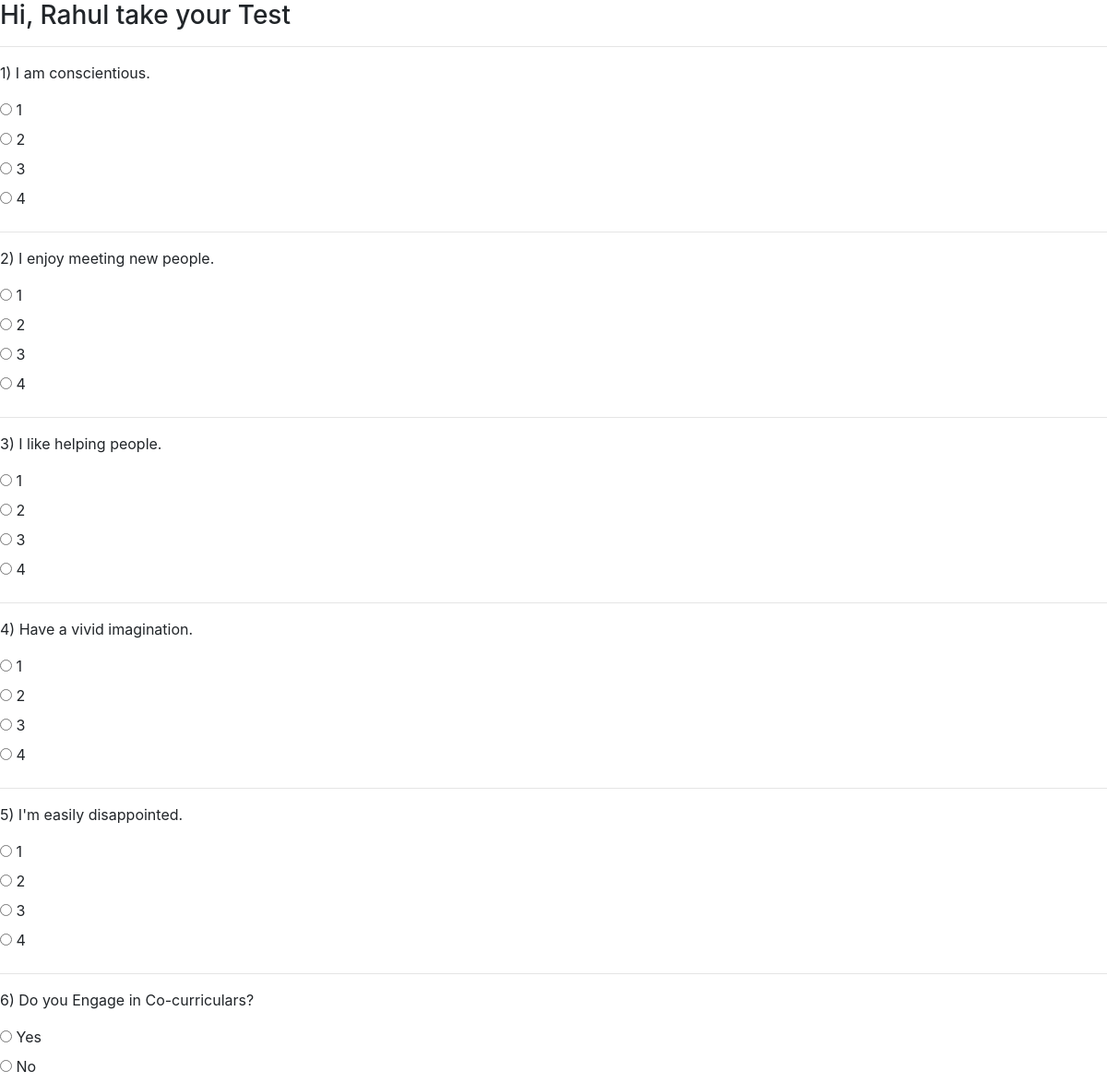
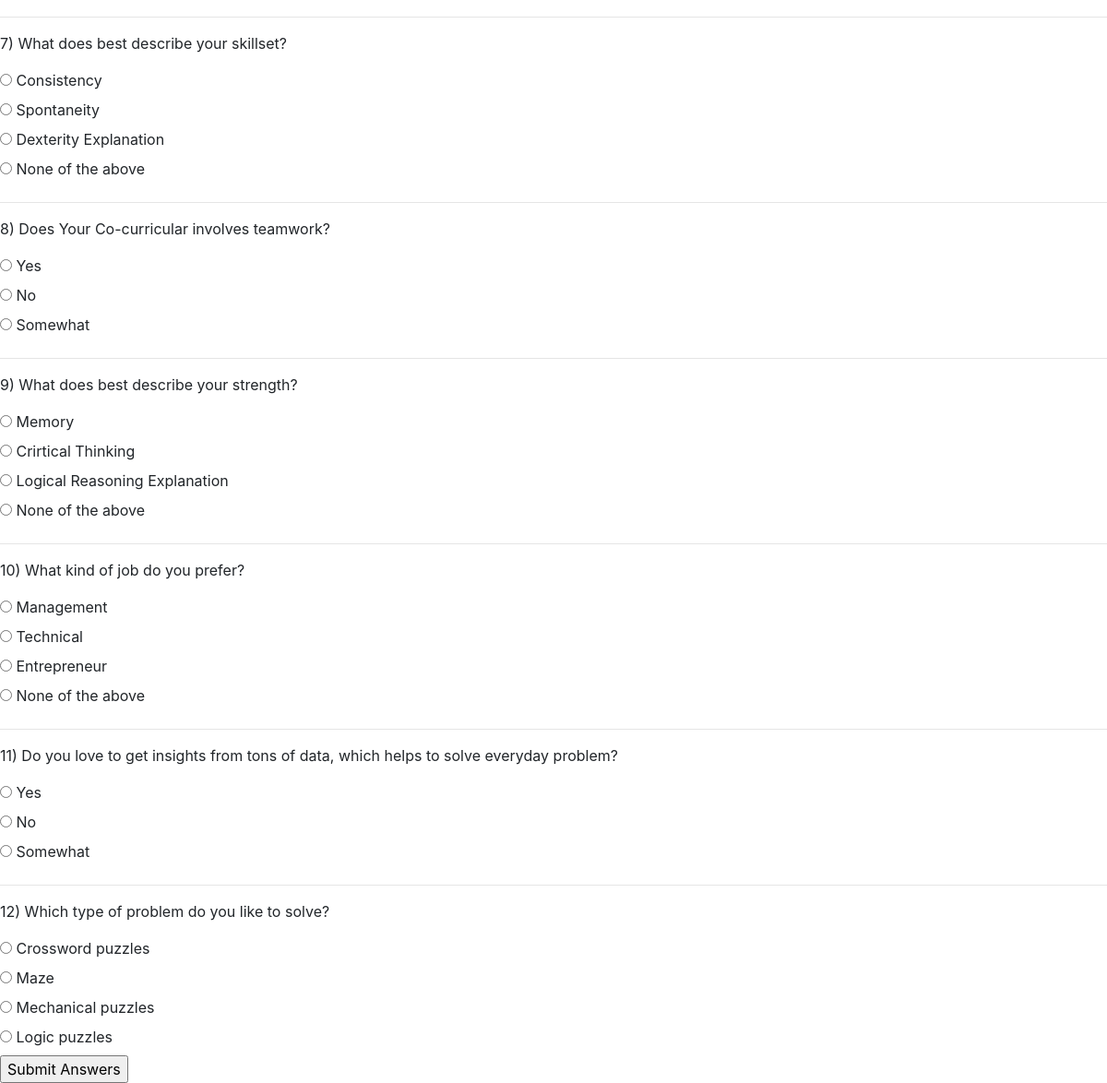
/init_test/take_test/ (signed in), run on the app's committed database (2 pictures, top to bottom).
### init_test/models.py (models this page shows)
class test(models.Model):
    question = models.CharField(max_length=500)
    option1 = models.CharField(max_length=200)
    option2 = models.CharField(max_length=200)
    option3 = models.CharField(max_length=200, null=True)
    option4 = models.CharField(max_length=200, null=True)

### init_test/views.py (the view, shortened to what this page needs)
# urls.py: path('take_test/', views.take_test, name="take_test"),
def take_test(request):
    user_id = request.user.id
    print(user_id)
    if request.method == 'GET':
        exam = test.objects.all()
        return render(request, 'take_test.html', {'exam': exam})

### templates/take_test.html (shortened to what this page needs)
<!DOCTYPE html>
<html>
<head>
    <link rel="stylesheet" href="https://maxcdn.bootstrapcdn.com/bootstrap/4.5.0/css/bootstrap.min.css">
</head>
<body>
{% if user.is_authenticated %}
<h3>Hi, {{ user.first_name }} take your Test</h3>
    <form action="{% url 'take_test' %}" method="post">
        {% for i in exam %}
            <hr>
            <p>{{ i.id }}) {{ i.question }}</p>
            <input type="radio" name="{{ i.id }}" required id="{{ i.option1 }}"  value="{{ i.option1 }} ">
            <label for="{{ i.option1 }}">{{ i.option1 }}</label><br>
            <input type="radio" name="{{ i.id }}" required id="{{ i.option2 }}"  value="{{ i.option2 }}">
            <label for="{{ i.option2 }}">{{ i.option2 }}</label><br>
            {% if i.option3 %}
                <input type="radio" name="{{ i.id }}" required id="{{ i.option3 }}"  value="{{ i.option3 }}">
            <label for="{{ i.option3 }}">{{ i.option3 }}</label><br>
            {% endif %}
            {% if i.option4 %}
                <input type="radio" name="{{ i.id }}" required id="{{ i.option4 }}"  value="{{ i.option4 }}">
            <label for="{{ i.option4 }}">{{ i.option4 }}</label>
                <br>
            {% endif %}
        {% endfor %}
    <input type="submit" value="Submit Answers">
    </form>
    {% endif %}
</body>
</html>

### data on the page
test: id "1", question "I am conscientious.", option1 "1", option2 "2", option3 "3", option4 "4"
test: id "2", question "I enjoy meeting new people.", option1 "1", option2 "2", option3 "3", option4 "4"
test: id "3", question "I like helping people.", option1 "1", option2 "2", option3 "3", option4 "4"
test: id "4", question "Have a vivid imagination.", option1 "1", option2 "2", option3 "3", option4 "4"
test: id "5", question "I'm easily disappointed.", option1 "1", option2 "2", option3 "3", option4 "4"
test: id "6", question "Do you Engage in Co-curriculars?", option1 "Yes", option2 "No"
test: id "7", question "What does best describe your skillset?", option1 "Consistency", option2 "Spontaneity", option3 "Dexterity Explanation", option4 "None of the above"
test: id "8", question "Does Your Co-curricular involves teamwork?", option1 "Yes", option2 "No", option3 "Somewhat"
test: id "9", question "What does best describe your strength?", option1 "Memory", option2 "Crirtical Thinking", option3 "Logical Reasoning Explanation", option4 "None of the above"
test: id "10", question "What kind of job do you prefer?", option1 "Management", option2 "Technical", option3 "Entrepreneur", option4 "None of the above"
test: id "11", question "Do you love to get insights from tons of data, which helps to solve everyday problem?", option1 "Yes", option2 "No", option3 "Somewhat"
test: id "12", question "Which type of problem do you like to solve?", option1 "Crossword puzzles", option2 "Maze", option3 "Mechanical puzzles", option4 "Logic puzzles"

### other printed values
{{ user.first_name }} "Rahul"
